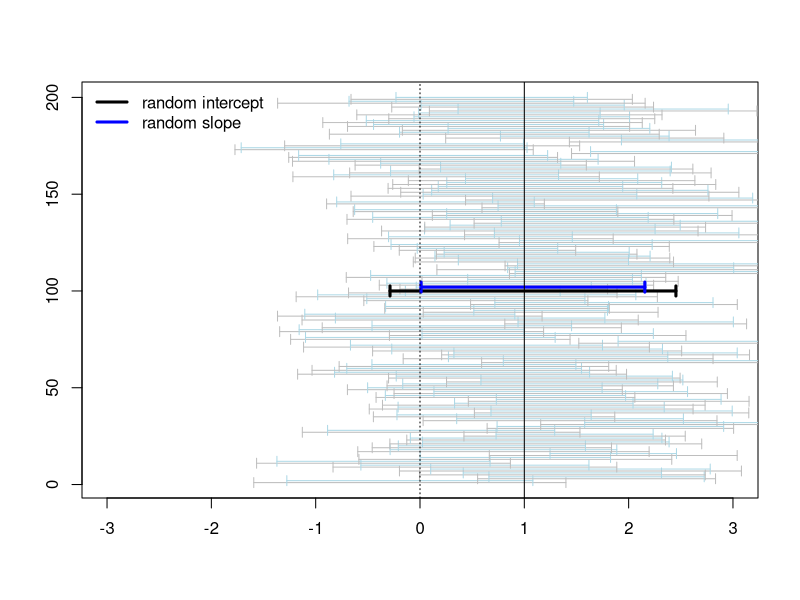
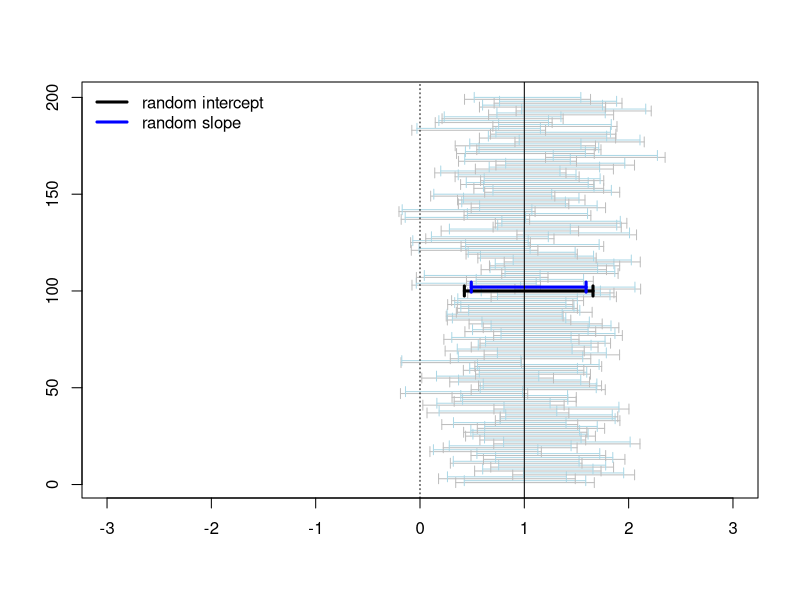
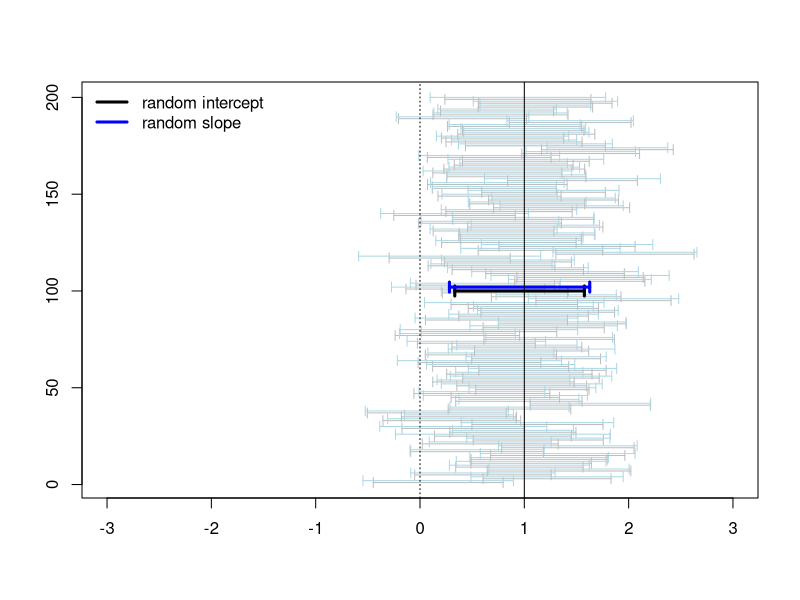
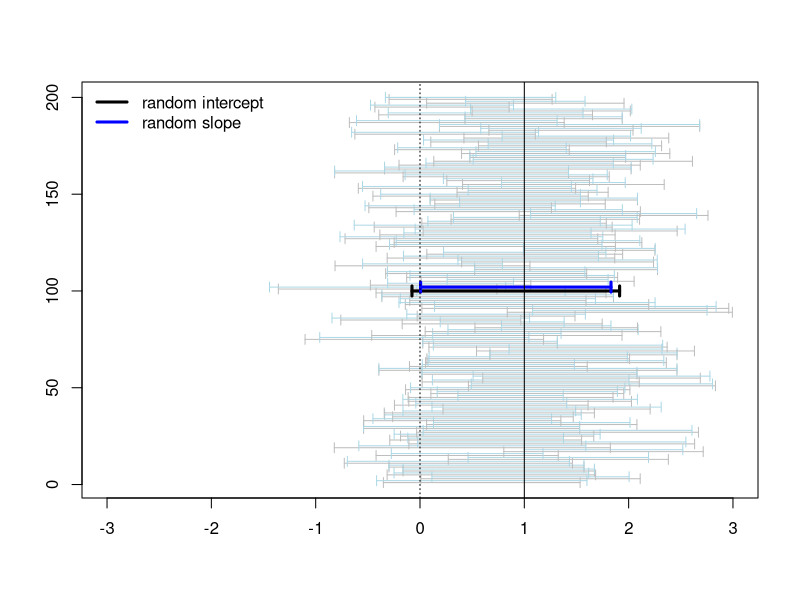
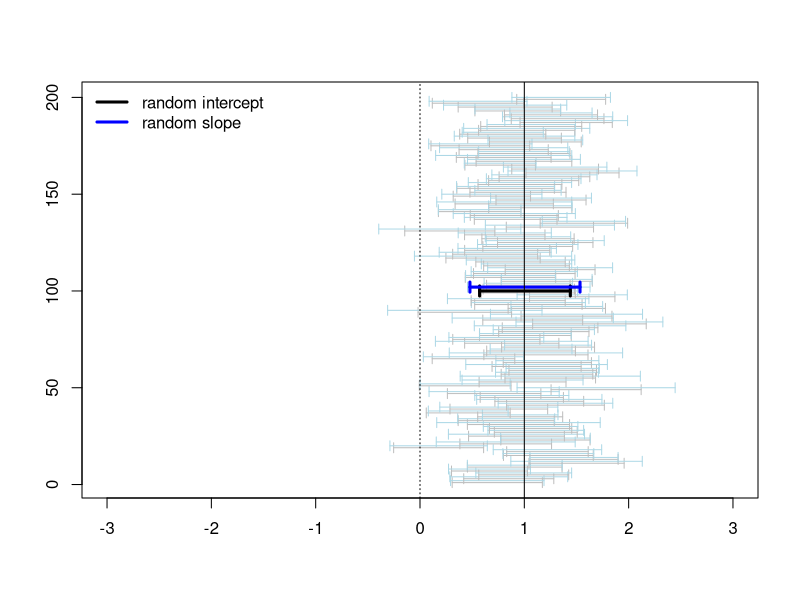

Source code (R) for these figures, in order:
library(lme4)

###############################################################################

sim_cis <- function(form1, form2, data, params, test_par, nsim = 100) {
  cis <- replicate(nsim, {
    y <- simulate(formula(gsub("^y", "", form2)),
                  newdata = data,
                  newparams = params)$sim_1
    m0 <- lmer(formula(form1), dat)
    m1 <- lmer(formula(form2), dat)
    matrix(c(confint(m0, par = test_par, method = "Wald") |> as.numeric(),
             confint(m1, par = test_par, method = "Wald") |> as.numeric()),
           nrow = 2, byrow = TRUE)
    }, simplify = FALSE
  )
  dat_ci <- as.data.frame(do.call(rbind, cis))
  names(dat_ci) <- c("lb", "ub")
  dat_ci$true_par <- tail(params$beta, 1)
  dat_ci$model <- factor(c("random intercept", "random slope"))
  dat_ci
}

plot_cis <- function(data) {
  plot(I(1:nrow(data)) ~ lb, data, type = "n", xlim = c(-3, 3),
       xlab = "", ylab = "")
  arrows(data$lb, 1:nrow(data), data$ub, 1:nrow(data),
         code = 3, angle = 90, length = 0.05,
         col = c("gray", "lightblue")[data$model])
  with(
    aggregate(cbind(lb, ub) ~ model, data, mean),
    arrows(lb, c(nrow(data) / 2, nrow(data) / 2 + 2),
           ub, c(nrow(data) / 2, nrow(data) / 2 + 2),
           code = 3, angle = 90, length = 0.05,
           col = c("black", "blue"), lwd = 3)
  )
  abline(v = c(0, unique(data$true_par)), lty = c(3, 1))
  legend("topleft", c("random intercept", "random slope"), lty = 1,
         col = c("black", "blue"), lwd = 3, bty = "n")
}

###############################################################################

nsubj <- 10
nitem <- 5

#----- 2x2 within design ------------------------------------------------------

dat <- expand.grid(A = factor(c("a1", "a2")),
                   B = factor(c("b1", "b2")),
                   id = factor(1:nsubj))

# y = mu + a2 + b2 + a2b2 + p + pa + pb + e

beta  <- c(3, .5, .5, 1)
sp    <- c(1, .8, .6)
r     <- -.5
se    <- 1
S     <- r * sp %o% sp; diag(S) <- sp^2
Lt    <- chol(S) / se
theta <- t(Lt)[lower.tri(Lt, diag = TRUE)]

dat_ci <- sim_cis("y ~ A * B + (1 | id)",
                  "y ~ A * B + (A + B | id)",
                  data = dat,
                  params = list(beta = beta, theta = theta, sigma = se),
                  test_par = "Aa2:Bb2")

plot_cis(dat_ci)

# Power
mean(dat_ci$lb[dat_ci$model == "random intercept"] > 0)
mean(dat_ci$lb[dat_ci$model == "random slope"] > 0)

#----- crossed random effects -------------------------------------------------

dat <- expand.grid(A = factor(c("a1", "a2")),
                   B = factor(c("b1", "b2")),
                   item = factor(1:nitem),
                   id = factor(1:nsubj))

# y = mu + a2 + b2 + a2b2 + p + pa + pb + w + e

beta   <- c(3, .5, .5, 1)
sp     <- c(1, .8, .6)
r      <- -.5
se     <- 1
S      <- r * sp %o% sp; diag(S) <- sp^2
Lt     <- chol(S) / se
theta  <- t(Lt)[lower.tri(Lt, diag = TRUE)]
sw     <- 1
theta2 <- c(theta, sw / se)

dat_ci <- sim_cis("y ~ A * B + (1 | id) + (1 | item)",
                  "y ~ A * B + (A + B | id) + (1 | item)",
                  data = dat,
                  params = list(beta = beta, theta = theta2, sigma = se),
                  test_par = "Aa2:Bb2")

plot_cis(dat_ci)

# Power
mean(dat_ci$lb[dat_ci$model == "random intercept"] > 0)
mean(dat_ci$lb[dat_ci$model == "random slope"] > 0)

#----- crossed random effects with interaction --------------------------------

dat <- expand.grid(A = factor(c("a1", "a2")),
                   B = factor(c("b1", "b2")),
                   item = factor(1:nitem),
                   id = factor(1:nsubj))

# y = mu + a2 + b2 + a2b2 + p + pa + pb + papb + w + e

sp     <- c(.4, .8, .6, .4)
r      <- -.2
S      <- r * sp %o% sp; diag(S) <- sp^2
Lt     <- chol(S) / se
theta  <- t(Lt)[lower.tri(Lt, diag = TRUE)]
sw     <- 1
theta2 <- c(theta, sw / se)

dat_ci <- sim_cis("y ~ A * B + (1 | id) + (1 | item)",
                  "y ~ A * B + (A * B | id) + (1 | item)",
                  data = dat,
                  params = list(beta = beta, theta = theta2, sigma = se),
                  test_par = "Aa2:Bb2")

plot_cis(dat_ci)

# Power
mean(dat_ci$lb[dat_ci$model == "random intercept"] > 0)
mean(dat_ci$lb[dat_ci$model == "random slope"] > 0)

#----- one within factor ------------------------------------------------------

dat <- expand.grid(A = factor(c("a1", "a2", "a3")),
                   id = factor(1:nsubj))

# y = mu + a2 + a3 + p + pa2 + pa3 + e

beta  <- c(3, .5, 1)
se    <- 1
sp    <- c(1, .8, .6)
theta <- sp / se

dat_ci <- sim_cis("y ~ A + (1 | id)",
                  "y ~ A + (1 | id) + (0 + dummy(A, 'a2') | id) + (0 + dummy(A, 'a3') | id)",
                  data = dat,
                  params = list(beta = beta, theta = theta, sigma = se),
                  test_par = "Aa3")

plot_cis(dat_ci)

# Power
mean(dat_ci$lb[dat_ci$model == "random intercept"] > 0)
mean(dat_ci$lb[dat_ci$model == "random slope"] > 0)

#----- crossed random effects -------------------------------------------------

dat <- expand.grid(A = factor(c("a1", "a2", "a3")),
                   item = factor(1:nitem),
                   id = factor(1:nsubj))

# y = mu + a2 + a3 + p + pa + w + e

beta   <- c(3, .5, 1)
se     <- 1
sp     <- c(1, .8, .6)
theta  <- sp / se
sw     <- 1
theta2 <- c(sp / se, sw / se)

dat_ci <- sim_cis("y ~ A + (1 | id) + (1 | item)",
                  "y ~ A + (1 | id) + (0 + dummy(A, 'a2') | id) + (0 + dummy(A, 'a3') | id) + (1 | item)",
                  data = dat,
                  params = list(beta = beta, theta = theta2, sigma = se),
                  test_par = "Aa3")

plot_cis(dat_ci)

# Power
mean(dat_ci$lb[dat_ci$model == "random intercept"] > 0)
mean(dat_ci$lb[dat_ci$model == "random slope"] > 0)
